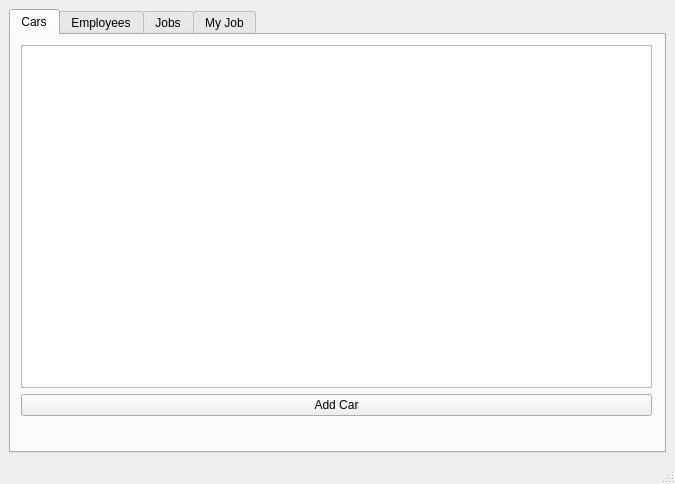
<?xml version="1.0" encoding="UTF-8"?>
<ui version="4.0">
 <class>MainWindow</class>
 <widget class="QMainWindow" name="MainWindow">
  <property name="geometry">
   <rect>
    <x>0</x>
    <y>0</y>
    <width>675</width>
    <height>484</height>
   </rect>
  </property>
  <property name="windowTitle">
   <string>MainWindow</string>
  </property>
  <widget class="QWidget" name="centralwidget">
   <layout class="QGridLayout" name="gridLayout">
    <item row="0" column="0">
     <widget class="QTabWidget" name="tabWidget">
      <property name="currentIndex">
       <number>0</number>
      </property>
      <widget class="QWidget" name="Samochody">
       <attribute name="title">
        <string>Cars</string>
       </attribute>
       <widget class="QWidget" name="layoutWidget">
        <property name="geometry">
         <rect>
          <x>10</x>
          <y>10</y>
          <width>631</width>
          <height>371</height>
         </rect>
        </property>
        <layout class="QVBoxLayout" name="verticalLayout">
         <item>
          <widget class="QTableView" name="vehiclesTable"/>
         </item>
         <item>
          <widget class="QPushButton" name="addvehicleButton">
           <property name="text">
            <string>Add Car</string>
           </property>
          </widget>
         </item>
        </layout>
       </widget>
      </widget>
      <widget class="QWidget" name="Pracownicy">
       <attribute name="title">
        <string>Employees</string>
       </attribute>
       <widget class="QWidget" name="layoutWidget">
        <property name="geometry">
         <rect>
          <x>5</x>
          <y>11</y>
          <width>641</width>
          <height>381</height>
         </rect>
        </property>
        <layout class="QVBoxLayout" name="verticalLayout_2">
         <item>
          <widget class="QTableView" name="employeesTable"/>
         </item>
         <item>
          <widget class="QPushButton" name="addEmployeeButton">
           <property name="text">
            <string>Add Employee</string>
           </property>
          </widget>
         </item>
        </layout>
       </widget>
      </widget>
      <widget class="QWidget" name="Zlecenia">
       <attribute name="title">
        <string>Jobs</string>
       </attribute>
       <widget class="QWidget" name="layoutWidget">
        <property name="geometry">
         <rect>
          <x>0</x>
          <y>10</y>
          <width>641</width>
          <height>381</height>
         </rect>
        </property>
        <layout class="QVBoxLayout" name="verticalLayout_3">
         <item>
          <widget class="QTableView" name="ordersTable"/>
         </item>
         <item>
          <widget class="QPushButton" name="addOrderButton">
           <property name="text">
            <string>Add job</string>
           </property>
          </widget>
         </item>
        </layout>
       </widget>
      </widget>
      <widget class="QWidget" name="MojeZlecenie">
       <attribute name="title">
        <string>My Job</string>
       </attribute>
      </widget>
     </widget>
    </item>
   </layout>
  </widget>
  <widget class="QMenuBar" name="menubar">
   <property name="geometry">
    <rect>
     <x>0</x>
     <y>0</y>
     <width>675</width>
     <height>22</height>
    </rect>
   </property>
  </widget>
  <widget class="QStatusBar" name="statusbar"/>
 </widget>
 <resources/>
 <connections/>
</ui>
